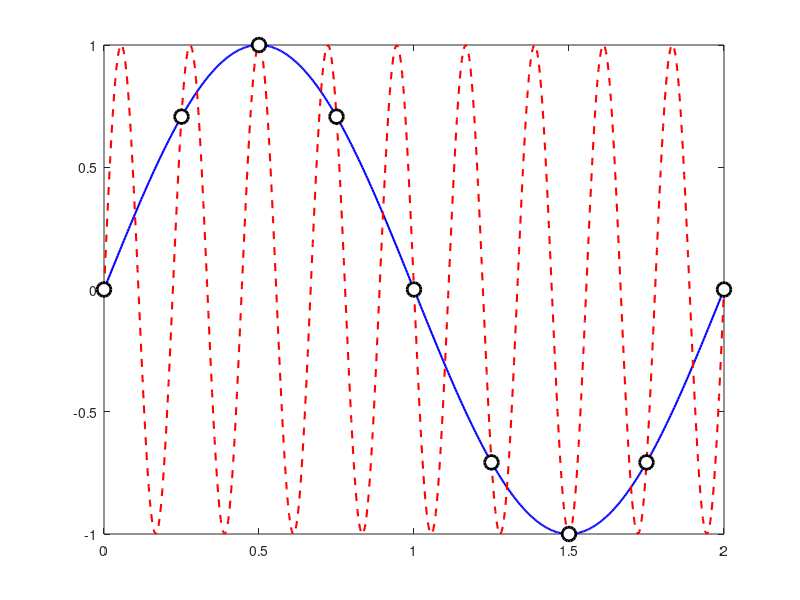

This figure's MATLAB source: (Note: this script raises an error after producing the figure.)
% aliasing_demo.m
% Chapter 9: Physical and Fourier Space on Grids
%
% Demonstrates aliasing: sin(pi*x) and sin(9*pi*x) coincide on grid h=1/4.
% This is Etude 1 from the chapter.
%
% Author: Dr. Denys Dutykh
% Date: February 2026

function aliasing_demo()
    % Grid spacing
    h = 0.25;

    % Continuous plotting grid
    x_cont = linspace(0, 2, 500);

    % Discrete grid points
    x_grid = 0:h:2;

    % Two functions with different frequencies
    f_cont = sin(pi * x_cont);      % Wavenumber k = pi
    g_cont = sin(9 * pi * x_cont);  % Wavenumber k = 9*pi

    % Samples at grid points
    f_samples = sin(pi * x_grid);
    g_samples = sin(9 * pi * x_grid);

    % Verify aliasing
    max_diff = max(abs(f_samples - g_samples));
    fprintf('Maximum difference at grid points: %.2e\n', max_diff);
    fprintf('Aliasing relation: 9*pi = pi + 2*pi*4 = pi + 2*pi/h\n');

    % Create figure
    figure('Position', [100, 100, 700, 350]);

    % Plot continuous functions
    plot(x_cont, f_cont, 'b-', 'LineWidth', 1.5); hold on;
    plot(x_cont, g_cont, 'r--', 'LineWidth', 1.5);

    % Plot grid samples
    plot(x_grid, f_samples, 'ko', 'MarkerSize', 10, 'MarkerFaceColor', 'w', ...
         'LineWidth', 2);

    % Add vertical lines at grid points
    for i = 1:length(x_grid)
        xline(x_grid(i), 'Color', [0.5, 0.5, 0.5], 'Alpha', 0.3);
    end

    xlabel('x', 'FontSize', 12);
    ylabel('Value', 'FontSize', 12);
    title('Aliasing on grid h = 1/4: sin(\pi x) and sin(9\pi x) coincide', 'FontSize', 12);
    legend('sin(\pi x)', 'sin(9\pi x)', 'Grid samples', 'Location', 'northeast');
    xlim([-0.05, 2.05]);
    ylim([-1.3, 1.3]);
    grid on;
    set(gca, 'GridAlpha', 0.3);
    hold off;

    % Save figure
    set(gcf, 'PaperPositionMode', 'auto');
    print('-dpdf', '../../../textbook/figures/ch09/matlab/aliasing_demo.pdf');
    fprintf('Figure saved to textbook/figures/ch09/matlab/aliasing_demo.pdf\n');
end
